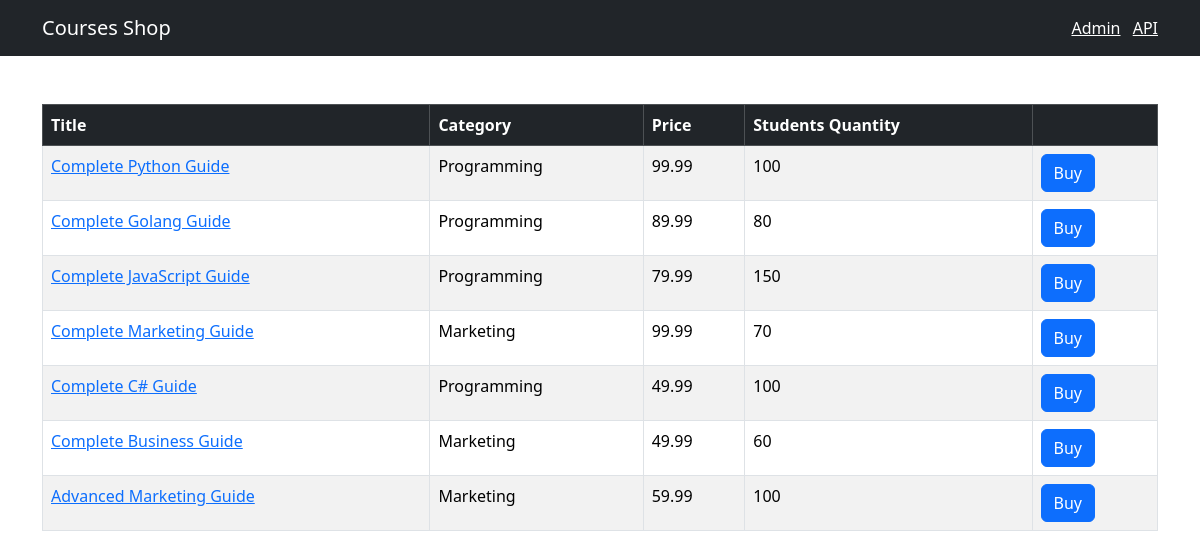
The page / on the database its author committed.
### shop/models.py (models this page shows, shortened)
class Course(models.Model):
    title = models.CharField(max_length=300)
    price = models.FloatField()
    students_qty = models.IntegerField()
    reviems_qty = models.IntegerField()
    category = models.ForeignKey(Category, on_delete=models.CASCADE)
    created_at = models.DateTimeField(default=timezone.now)

class Category(models.Model):
    title = models.CharField(max_length=255)
    created_at = models.DateTimeField(default=timezone.now)
    def __str__(self):
        return self.title

### shop/views.py (the view)
# urls.py: path('', include(api.urls), name='index')
def index(request):
    courses = Course.objects.all()
    return render(request, 'shop/courses.html', {'courses': courses})

### templates/shop/courses.html (shortened to what this page needs)
{% extends 'base.html' %}
{% block content %}
<table class="table mt-5 table-bordered table-striped table-hover">
    <thead class="table-dark">
        <tr>
            <th>Title</th>
            <th>Category</th>
            <th>Price</th>
            <th>Students Quantity</th>
            <th></th>
        </tr>
    </thead>
    <tbody>
        {% for course in courses %}
        <tr>
            <td>
                <a href={% url "shop:single_course" course.id %}>{{ course.title }}</a>
            </td>
            <td>{{ course.category }}</td>
            <td>{{ course.price }}</td>
            <td>{{ course.students_qty }}</td>
            <td><button class="btn btn-primary">Buy</button></td>
        </tr>
        {% endfor %}
    </tbody>
</table>
{% endblock %}

### templates/base.html (shortened to what this page needs)
<!DOCTYPE html>
<html lang="en">
<head>
    <link href="https://cdn.jsdelivr.net/npm/bootstrap@5.3.3/dist/css/bootstrap.min.css" rel="stylesheet">
</head>
<body>
    <nav class="navbar navbar-dark bg-dark">
        <div class="container">
            <a href={% url "shop:index" %} class="navbar-brand">Courses Shop</a>
            <span class="navbar-text">
                <a href="/admin/" class="me-2" target="_blank">Admin</a>
                <a href="/api/v1/" target="_blank">API</a>
            </span>
        </div>
    </nav>
    <main class="container">
        {% block content %}
        {% endblock %}
    </main>
</body>
</html>

### rows shown on the page
Course: title "Complete Python Guide", category "Programming", price "99.99", students_qty "100"
Course: title "Complete Golang Guide", category "Programming", price "89.99", students_qty "80"
Course: title "Complete JavaScript Guide", category "Programming", price "79.99", students_qty "150"
Course: title "Complete Marketing Guide", category "Marketing", price "99.99", students_qty "70"
Course: title "Complete C# Guide", category "Programming", price "49.99", students_qty "100"
Course: title "Complete Business Guide", category "Marketing", price "49.99", students_qty "60"
Course: title "Advanced Marketing Guide", category "Marketing", price "59.99", students_qty "100"
